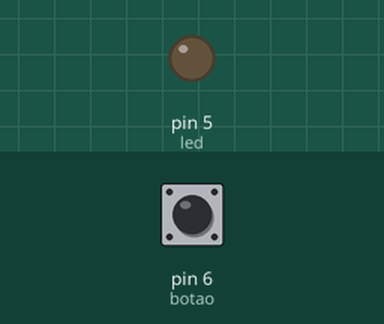
Simulated run of this sketch. Board: Arduino Uno, built with avr-gcc and run on an emulated ATmega328P. Parts: output pins drawn as LEDs (lit = HIGH). Inputs (shaded band) come from the test bench; at power-on: pin 6 (botao) HIGH.

Above: at 1.2 s.
1.3 s: pin 6 (botao) pulled LOW for 0.15 s
At 1.7 s:
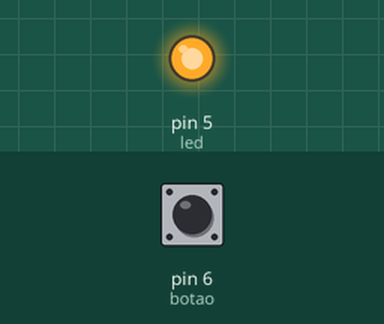
2.9 s: pin 6 (botao) pulled LOW for 1 s
At 4.1 s:
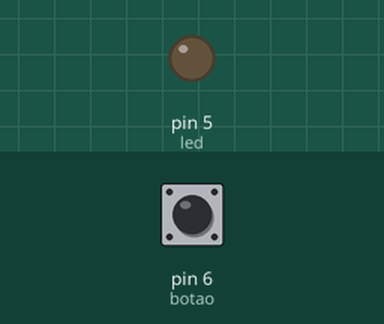
5.4 s: pin 6 (botao) pulled LOW for 3.2 s
At 6.1 s:
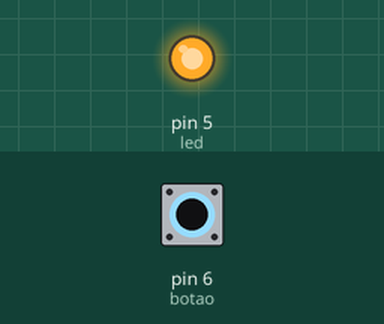
Timing chart, 0 to 8.4 s (numbered marks = the images above; inputs shaded):
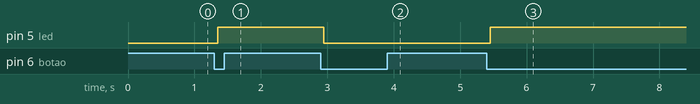

The sketch:

Debouncer.ino
```cpp
//Luis Gustavo, meca

const int led = 5;
const int botao = 6;

int ultimoestado = HIGH;
int estadoestavel = HIGH;

unsigned long ultimotempo = 0;
const unsigned long debouncedelay = 50;

void setup() {
  pinMode(led, OUTPUT);
  pinMode(botao, INPUT_PULLUP);
}

void loop() {
  int leitura = digitalRead(botao);

  if (leitura != ultimoestado) {
    ultimotempo = millis(); //marca o inicio da contagem/ algo ocorreu
  }

  if ((millis() - ultimotempo) > debouncedelay && leitura != estadoestavel) {
    estadoestavel = leitura; //aqui diz se ja passou tempo suficiente desde aql mudança

    if (estadoestavel == LOW) {
      digitalWrite(led, !digitalRead(led));
    }
  }

  ultimoestado = leitura;
}
```

Measured:
- after the input at 1.3 s, pin 5 (led): LOW → HIGH after 0.05 s
- after the input at 2.9 s, pin 5 (led): HIGH → LOW after 0.05 s
- after the input at 5.4 s, pin 5 (led): LOW → HIGH after 0.05 s
